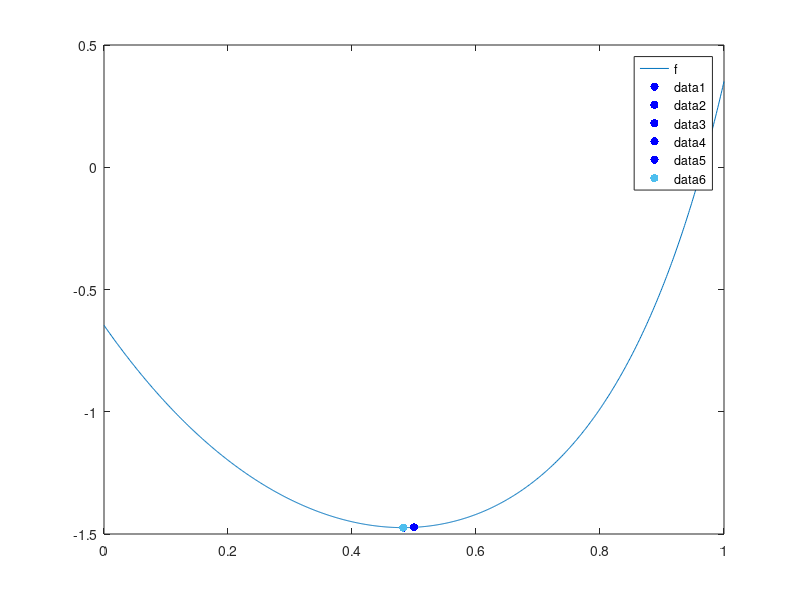

The MATLAB source for this figure:
function lab_04()
    clc();

    a = 0;
    b = 1;
    delta = 1e-3;
    eps = 1e-6;

    debugFlag = true;
    delay = 0.5;

    fplot(@f, [a, b]);
    hold on;

    x = (a + b) / 2;
    f2_x0 = (f(x - delta) - 2 * f(x) + f(x + delta)) / power(delta, 2);
    N = 3;

    while true
        f1 = (f(x + delta) - f(x - delta)) / (2 * delta);
        N = N + 2;

        if debugFlag
            fprintf('N = %2d:   x = %.10f;   f1 = %.10f;\n\n', N, x, f1);
            scatter(x, f(x), 'b', 'filled');
            pause(delay);
        end

        if abs(f1) < eps
            break;
        else
            x = x - f1 / f2_x0;
        end
    end

    x_star = x;
    f_star = f(x);
    N = N + 1;
    scatter(x_star, f_star, 'filled');
    fprintf('Ответ:   N = %2d;   x* = %.10f;   f(x*) = %.10f;\n\n', N, x_star, f_star);

    options = optimset('TolX', eps);
    if debugFlag
        options = optimset(options, 'Display','iter');
    end
    [x_star, f_star] = fminbnd(@f, a, b, options);
    fprintf('fminbnd:   x = %.10f;   f(x) = %.10f.\n\n', x_star, f_star);
end

function y = f(x)
    y = cosh((3 .* power(x, 3) + 2 .* power(x, 2) - 4 .* x + 5) ./ 3) + tanh((power(x, 3) - 3 .* power(2, 1/2) .* x - 2) ./ (2 .* x + power(2, 1/2))) - 2.5;
end
